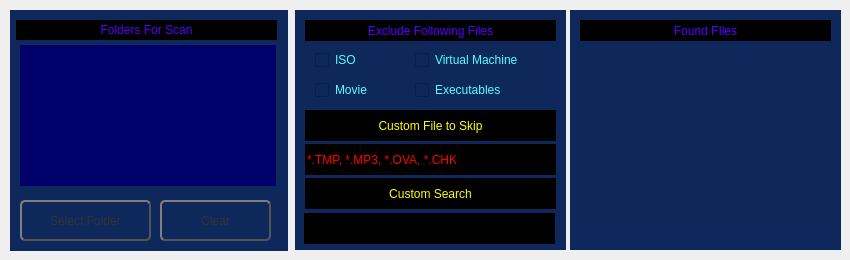
    <widget class="QWidget" name="tab">
     <attribute name="title">
      <string>Local Data Discovery</string>
     </attribute>
     <widget class="QGroupBox" name="groupBox_10">
      <property name="enabled">
       <bool>true</bool>
      </property>
      <property name="geometry">
       <rect>
        <x>10</x>
        <y>10</y>
        <width>278</width>
        <height>241</height>
       </rect>
      </property>
      <property name="autoFillBackground">
       <bool>false</bool>
      </property>
      <property name="styleSheet">
       <string notr="true">background-color: rgb(14, 40, 91);
border-color: rgb(14, 40, 91);
border:none;
</string>
      </property>
      <property name="title">
       <string/>
      </property>
      <property name="flat">
       <bool>false</bool>
      </property>
      <property name="checkable">
       <bool>false</bool>
      </property>
      <widget class="QLabel" name="label_22">
       <property name="geometry">
        <rect>
         <x>6</x>
         <y>10</y>
         <width>261</width>
         <height>20</height>
        </rect>
       </property>
       <property name="styleSheet">
        <string notr="true">color: rgb(85, 0, 255);
font: 10pt &quot;Arial&quot;;
background-color: rgb(0, 0, 0);
</string>
       </property>
       <property name="text">
        <string>Folders For Scan</string>
       </property>
       <property name="alignment">
        <set>Qt::AlignCenter</set>
       </property>
      </widget>
      <widget class="QListWidget" name="ListDirToScan">
       <property name="geometry">
        <rect>
         <x>10</x>
         <y>35</y>
         <width>256</width>
         <height>141</height>
        </rect>
       </property>
       <property name="styleSheet">
        <string notr="true">background-color: rgb(0, 0, 107);
font: 11pt &quot;Arial&quot;;
color: rgb(170, 255, 0);</string>
       </property>
      </widget>
      <widget class="QPushButton" name="pushButton_2">
       <property name="geometry">
        <rect>
         <x>10</x>
         <y>190</y>
         <width>131</width>
         <height>41</height>
        </rect>
       </property>
       <property name="styleSheet">
        <string notr="true">QPushButton {
    color: #333;
    border: 2px solid #555;
    border-radius: 5px;
    border-style: outset;
    background: qradialgradient(
        cx: 0.3, cy: -0.4, fx: 0.3, fy: -0.4,
        radius: 1.35, stop: 0 #fff, stop: 1 #888
        );
    padding: 5px;
    }

QPushButton:hover {
    background: qradialgradient(
        cx: 0.3, cy: -0.4, fx: 0.3, fy: -0.4,
        radius: 1.35, stop: 0 #fff, stop: 1 #bbb
        );
    }

QPushButton:pressed {
    border-style: inset;
    background: qradialgradient(
        cx: 0.4, cy: -0.1, fx: 0.4, fy: -0.1,
        radius: 1.35, stop: 0 #fff, stop: 1 #ddd
        );
    }</string>
       </property>
       <property name="text">
        <string>Select Folder</string>
       </property>
      </widget>
      <widget class="QPushButton" name="pushButton_6">
       <property name="geometry">
        <rect>
         <x>150</x>
         <y>190</y>
         <width>111</width>
         <height>41</height>
        </rect>
       </property>
       <property name="styleSheet">
        <string notr="true">QPushButton {
    color: #333;
    border: 2px solid #555;
    border-radius: 5px;
    border-style: outset;
    background: qradialgradient(
        cx: 0.3, cy: -0.4, fx: 0.3, fy: -0.4,
        radius: 1.35, stop: 0 #fff, stop: 1 #888
        );
    padding: 5px;
    }

QPushButton:hover {
    background: qradialgradient(
        cx: 0.3, cy: -0.4, fx: 0.3, fy: -0.4,
        radius: 1.35, stop: 0 #fff, stop: 1 #bbb
        );
    }

QPushButton:pressed {
    border-style: inset;
    background: qradialgradient(
        cx: 0.4, cy: -0.1, fx: 0.4, fy: -0.1,
        radius: 1.35, stop: 0 #fff, stop: 1 #ddd
        );
    }</string>
       </property>
       <property name="text">
        <string>Clear</string>
       </property>
      </widget>
     </widget>
     <widget class="QGroupBox" name="groupBox_11">
      <property name="enabled">
       <bool>true</bool>
      </property>
      <property name="geometry">
       <rect>
        <x>295</x>
        <y>10</y>
        <width>271</width>
        <height>240</height>
       </rect>
      </property>
      <property name="autoFillBackground">
       <bool>false</bool>
      </property>
      <property name="styleSheet">
       <string notr="true">background-color: rgb(14, 40, 91);
border-color: rgb(14, 40, 91);
border:none;
</string>
      </property>
      <property name="title">
       <string/>
      </property>
      <property name="flat">
       <bool>false</bool>
      </property>
      <property name="checkable">
       <bool>false</bool>
      </property>
      <widget class="QLabel" name="label_23">
       <property name="geometry">
        <rect>
         <x>10</x>
         <y>10</y>
         <width>251</width>
         <height>21</height>
        </rect>
       </property>
       <property name="styleSheet">
        <string notr="true">color: rgb(85, 0, 255);
font: 10pt &quot;Arial&quot;;
background-color: rgb(0, 0, 0);
</string>
       </property>
       <property name="text">
        <string>Exclude Following Files</string>
       </property>
       <property name="alignment">
        <set>Qt::AlignCenter</set>
       </property>
      </widget>
      <widget class="QCheckBox" name="checkBox">
       <property name="geometry">
        <rect>
         <x>20</x>
         <y>40</y>
         <width>51</width>
         <height>20</height>
        </rect>
       </property>
       <property name="styleSheet">
        <string notr="true">color: rgb(85, 255, 255);</string>
       </property>
       <property name="text">
        <string>ISO </string>
       </property>
      </widget>
      <widget class="QCheckBox" name="checkBox_2">
       <property name="geometry">
        <rect>
         <x>20</x>
         <y>70</y>
         <width>71</width>
         <height>20</height>
        </rect>
       </property>
       <property name="styleSheet">
        <string notr="true">color: rgb(85, 255, 255);</string>
       </property>
       <property name="text">
        <string>Movie</string>
       </property>
      </widget>
      <widget class="QCheckBox" name="checkBox_3">
       <property name="geometry">
        <rect>
         <x>120</x>
         <y>70</y>
         <width>111</width>
         <height>20</height>
        </rect>
       </property>
       <property name="styleSheet">
        <string notr="true">color: rgb(85, 255, 255);</string>
       </property>
       <property name="text">
        <string>Executables</string>
       </property>
      </widget>
      <widget class="QCheckBox" name="checkBox_4">
       <property name="geometry">
        <rect>
         <x>120</x>
         <y>40</y>
         <width>141</width>
         <height>20</height>
        </rect>
       </property>
       <property name="styleSheet">
        <string notr="true">color: rgb(85, 255, 255);</string>
       </property>
       <property name="text">
        <string>Virtual Machine</string>
       </property>
      </widget>
      <widget class="QLabel" name="label_21">
       <property name="geometry">
        <rect>
         <x>10</x>
         <y>100</y>
         <width>251</width>
         <height>31</height>
        </rect>
       </property>
       <property name="styleSheet">
        <string notr="true">color: rgb(255, 255, 0);
font: 10pt &quot;Arial&quot;;
background-color: rgb(0, 0, 0);
</string>
       </property>
       <property name="text">
        <string>Custom File to Skip</string>
       </property>
       <property name="alignment">
        <set>Qt::AlignCenter</set>
       </property>
      </widget>
      <widget class="QLineEdit" name="lineEdit">
       <property name="geometry">
        <rect>
         <x>10</x>
         <y>134</y>
         <width>251</width>
         <height>31</height>
        </rect>
       </property>
       <property name="styleSheet">
        <string notr="true">background-color: rgb(0, 0, 0);
font: 75 10pt &quot;Arial&quot;;
color: rgb(255, 0, 0);</string>
       </property>
       <property name="text">
        <string>*.TMP, *.MP3, *.OVA, *.CHK</string>
       </property>
      </widget>
      <widget class="QLabel" name="label_26">
       <property name="geometry">
        <rect>
         <x>10</x>
         <y>168</y>
         <width>251</width>
         <height>31</height>
        </rect>
       </property>
       <property name="styleSheet">
        <string notr="true">color: rgb(255, 255, 0);
font: 10pt &quot;Arial&quot;;
background-color: rgb(0, 0, 0);
</string>
       </property>
       <property name="text">
        <string>Custom Search</string>
       </property>
       <property name="alignment">
        <set>Qt::AlignCenter</set>
       </property>
      </widget>
      <widget class="QLineEdit" name="lineEdit_2">
       <property name="geometry">
        <rect>
         <x>9</x>
         <y>203</y>
         <width>251</width>
         <height>31</height>
        </rect>
       </property>
       <property name="styleSheet">
        <string notr="true">background-color: rgb(0, 0, 0);
font: 75 10pt &quot;Arial&quot;;
color: rgb(85, 255, 0);</string>
       </property>
       <property name="text">
        <string/>
       </property>
      </widget>
     </widget>
     <widget class="QGroupBox" name="groupBox_12">
      <property name="enabled">
       <bool>true</bool>
      </property>
      <property name="geometry">
       <rect>
        <x>570</x>
        <y>10</y>
        <width>271</width>
        <height>240</height>
       </rect>
      </property>
      <property name="autoFillBackground">
       <bool>false</bool>
      </property>
      <property name="styleSheet">
       <string notr="true">background-color: rgb(14, 40, 91);
border-color: rgb(14, 40, 91);
border:none;
</string>
      </property>
      <property name="title">
       <string/>
      </property>
      <property name="flat">
       <bool>false</bool>
      </property>
      <property name="checkable">
       <bool>false</bool>
      </property>
      <widget class="QLabel" name="label_25">
       <property name="geometry">
        <rect>
         <x>10</x>
         <y>10</y>
         <width>251</width>
         <height>21</height>
        </rect>
       </property>
       <property name="styleSheet">
        <string notr="true">color: rgb(85, 0, 255);
font: 10pt &quot;Arial&quot;;
background-color: rgb(0, 0, 0);
</string>
       </property>
       <property name="text">
        <string>Found FIles</string>
       </property>
       <property name="alignment">
        <set>Qt::AlignCenter</set>
       </property>
      </widget>
      <widget class="QListWidget" name="frm_listWidget_DisplayFiles">
       <property name="geometry">
        <rect>
         <x>9</x>
         <y>36</y>
         <width>251</width>
         <height>191</height>
        </rect>
       </property>
       <property name="styleSheet">
        <string notr="true">color: rgb(255, 255, 127);</string>
       </property>
      </widget>
     </widget>
    </widget>
